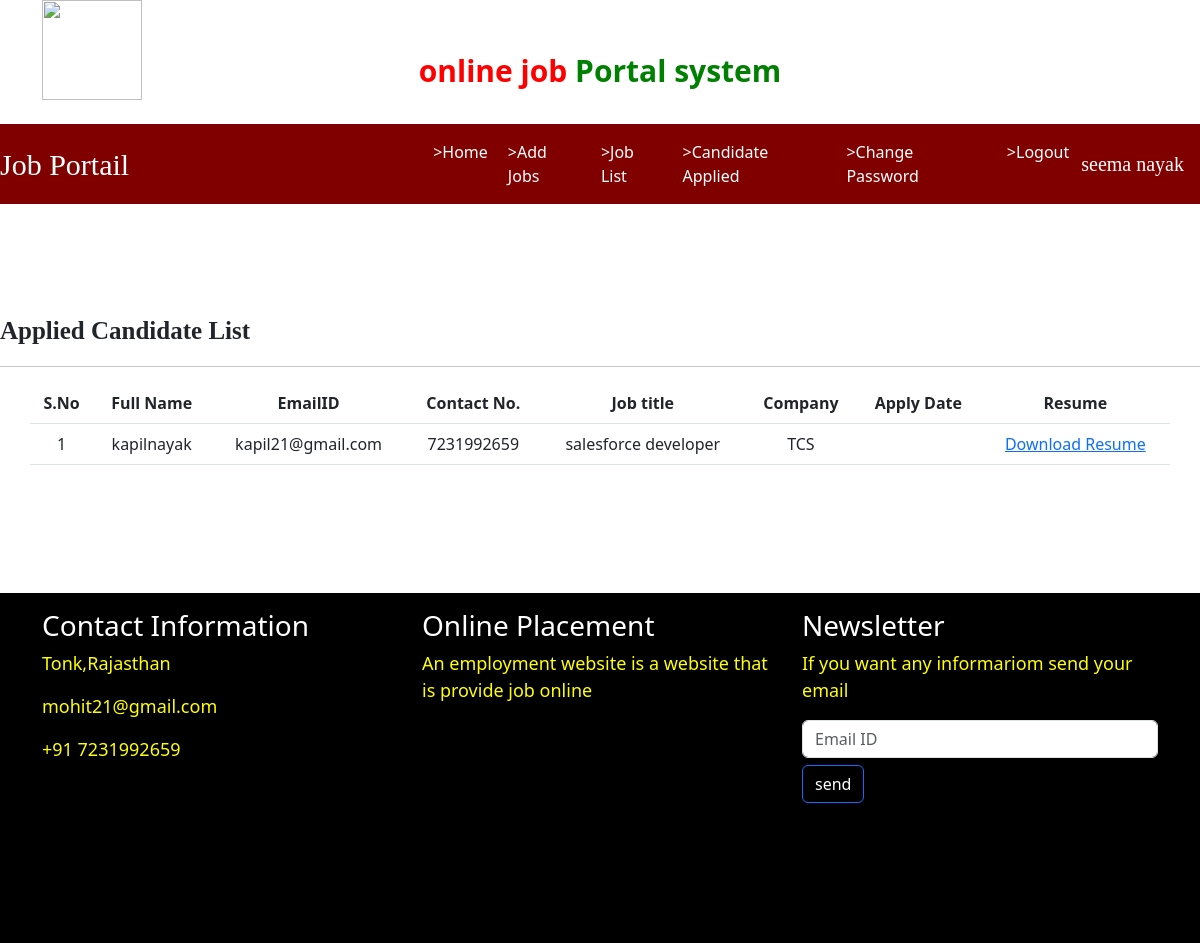
/applied_candidatelist (signed in), run on the app's committed database.
### job/models.py (models this page shows, shortened)
class Apply(models.Model):
    job=models.ForeignKey(Job,on_delete=models.CASCADE)
    student=models.ForeignKey(StudentUser,on_delete=models.CASCADE)
    resume=models.FileField(null=True)
    apply_date=models.DateField()

class StudentUser(models.Model):
    user=models.ForeignKey(User,on_delete=models.CASCADE)
    mobile=models.CharField(max_length=15,null=True)
    gender=models.CharField(max_length=10,null=True)
    type=models.CharField(max_length=15,null=True)
    image=models.ImageField(upload_to='images',default='')

class Job(models.Model):
    recruiter=models.ForeignKey(Recruiter,on_delete=models.CASCADE,blank=True)
    start_date=models.DateField()
    end_date=models.DateField()
    title=models.CharField(max_length=100)
    salary=models.FloatField(max_length=20)
    description=models.CharField(max_length=300)
    experience=models.CharField(max_length=50)
    location=models.CharField(max_length=100)
    skills=models.CharField(max_length=100)
    creationdate=models.DateField()
    image=models.ImageField(upload_to='images',default='')

class Recruiter(models.Model):
    user=models.ForeignKey(User,on_delete=models.CASCADE)
    mobile=models.CharField(max_length=15,null=True)
    gender=models.CharField(max_length=10,null=True)
    company=models.CharField(max_length=100,null=True)
    type=models.CharField(max_length=15,null=True)
    status=models.CharField(max_length=20,null=True)
    image=models.ImageField(upload_to='images',default='')

### job/views.py (the view)
# urls.py: path('applied_candidatelist',views.applied_candidatelist,name='applied_candidatelist'),
def applied_candidatelist(request):
    if not request.user.is_authenticated:
        return redirect('recruiter_login')
    data=Apply.objects.all()
    d={'data':data}
    return render(request,'job/applied_candidatelist.html',d)

### templates/job/applied_candidatelist.html (shortened to what this page needs)
{% extends 'job/recruiter_navigation.html' %}
{% load static %}
{% block body %}
<marquee style="font-family:'Monotype Corsiva' ;font-size:25px; color: darkcolor; backgroung-color:black;font-weight:bold;margin-top:1%">
    Applied Candidate List
</marquee>
<hr>
<table class="table table-hover container id="example">
    <thead>
    <tr>
       <th>S.No</th>
       <th>Full Name</th>
       <th>EmailID</th>
       <th>Contact No.</th>
       <th>Job title</th>
       <th>Company</th>
       <th>Apply Date</th>
       <th>Resume</th>
    </tr>
    </thead>
    <tbody>
    {% for i in data %}
    {% if request.user.id == i.job.recruiter.user.id %}
    <tr style="background-color: #DEB887">
        <td>{{forloop.counter}}</td>
        <td>{{i.student.user.first_name}}{{i.student.user.last_name}}</td>
        <td>{{i.student.user.username}}</td>
        <td>{{i.student.mobile}}</td>
        <td>{{i.job.title}}</td>
        <td>{{i.job.recruiter.company}}</td>
        <td>{{i.applydate}}</td>
        <td><a href="{{i.resume.url}}">Download Resume</a></td>
    </tr>
    {% endif %}
    {% endfor %}
    </tbody>
</table>
{% endblock body %}

### templates/job/recruiter_navigation.html (shortened to what this page needs)
<!doctype html>
{% load static %}
<html lang="en">
  <head>
    <link href="https://cdn.jsdelivr.net/npm/bootstrap@5.3.0/dist/css/bootstrap.min.css" rel="stylesheet">
  </head>
  <body>
  <div class="container">
       <div class="row">
           <div class="col-sm-3">
               <img src="{% static 'images/logo2.jpg' %}" style="width:100px; height:100px">
           </div>
           <div class="col-sm-6 mt-5 text-center">
               <span style="font-weight:bold; font-size:30px">
                 <span style="color:red">online job </span>
                  <span style="color:green">Portal system </span>
               </span>
             </div>
           <div class="col-sm-3 mt-5" style="padding-left: 10%">
             </div>
       </div>
      </div>
  <br>
  <nav class="navbar navbar-expand-sm" style="background-color: maroon">
     <a class="navbar-brand text-white pl-5 font-weight-bold" style="font-family: 'Monotype Corsiva'; font-size:30px">Job Portail</a>
      <ul class="navbar-nav">
          <li class="nav-item">
              <a class="nav-link" href="{% url 'recruiter_home' %}" style="margin-left:280px"<i class="fa fa-home mr-1"></i>>Home</a>
          </li>
          <li class="nav-item">
              <a class="nav-link" href="{% url 'add_job' %}"<i class="fa fa-plus-circle mr-1"></i> >Add Jobs </a>
          </li>
          <li class="nav-item">
              <a class="nav-link" href="{% url 'job_list' %}"<i class="fa fa-users mr-1"></i> >Job List </a>
          </li>
          <li class="nav-item">
              <a class="nav-link" href="{% url 'applied_candidatelist' %}"<i class="fa fa-users mr-1"></i> >Candidate Applied </a>
          </li>
          <li class="nav-item">
              <a class="nav-link" href="{% url 'change_passwordrecruiter' %}"<i class="fa fa-users-circle mr-1"></i> >Change Password</a>
          </li>
          <li class="nav-item">
              <a class="nav-link" href="{% url 'Logout' %}"<i class="fa fa-sign-out mr-1"></i> >Logout</a>
          </ul>
              <a class="navbar-brand text-white pl-5 font-weight-bold" style="font-family: 'Monotype Corsiva'; font-size:20px">{{request.user.first_name}} {{request.user.last_name}}</a>
  </nav>
  <br>
  <br>
  <br>
  <br>
  {% block body %}
  {% endblock body %}
  <br>
  <br>
  <br>
  <br>
  <div class="mt-3" style="background-color:black; width:100%; height:350px">
      <div class="container">
         <div class="row">
             <div class="col-md-4 mt-3">
                 <h3 class="text-white">Contact Information</h3>
                 <p style="color:yellow;font-size:18px">Tonk,Rajasthan </p>
                 <p style="color:yellow;font-size:18px">mohit21@gmail.com </p>
                 <p style="color:yellow;font-size:18px">+91 7231992659 </p>
             </div>
             <div class="col-md-4 mt-3">
                 <h3 class="text-white">Online Placement</h3>
                 <p style="color:yellow;font-size:18px">An employment website is a website that is provide job online</p>
             </div>
             <div class="col-md-4 mt-3">
                 <h3 class="text-white">Newsletter</h3>
                 <p style="color:yellow;font-size:18px">If you want any informariom send your email</p>
                 <form method="post" class="form-inline">{%  csrf_token %}
                     <input type="email" name="emailid" placeholder="Email ID" required class="form-control mr-2">
                     <input type="submit" value="send" class="btn btn-primary" style="margin-top:2%; color:darkcyn;background-color:black" >
                 </form>
             </div>
         </div>
      </div>
  </div>
  </body>
</html>

### templates/job/recruiter_navigation.html (style rules this page uses)
.nav-link { color:white ! important ; margin-right: 4px; }

### templates/job/applied_candidatelist.html (style rules this page uses)
tr { text-align:center }

### data on the page
Apply: student.user.first_name "kapil", student.user.last_name "nayak", student.user.username "kapil21@gmail.com", student.mobile "7231992659", job "salesforce developer", job.recruiter.company "TCS"

### other printed values
{{ request.user.first_name }} "seema"
{{ request.user.last_name }} "nayak"
